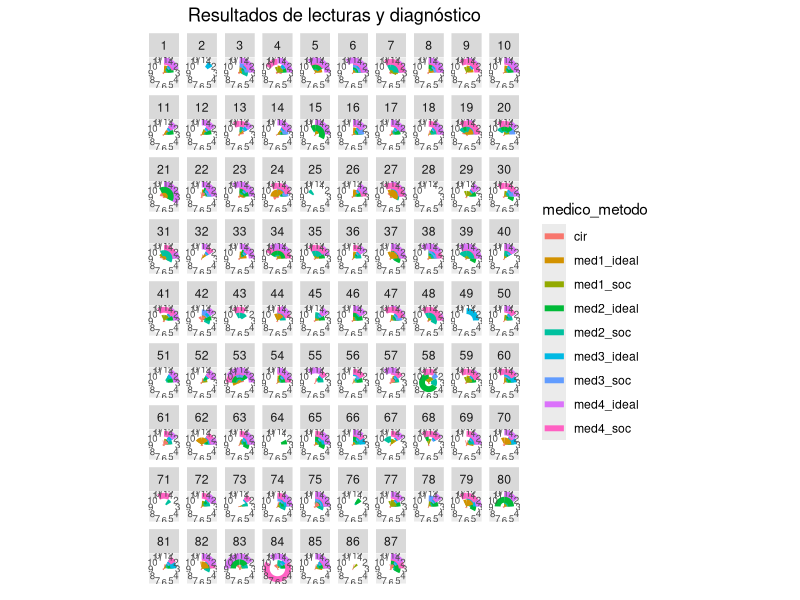

R code for this plot: (Note: this script raises an error after producing the figure.)
library(ggplot2)



pasteles <- read.csv("base_pasteles.csv", na.strings = "#N/A")


ggplot(pasteles, aes(x = pos_hora, y = medico_id, colour = medico_metodo)) +
  scale_x_continuous(limits = c(0,12),
                     breaks = c(0,1,2,3,4,5,6,7,8,9,10,11,12)) +
  scale_y_continuous(limits = c(0,9), 
                     breaks = pasteles$medico_id) +
  geom_segment(aes(xend = ext_hora, ystart = medico_id, yend = medico_id), size = 2) +
  theme(axis.title.x = element_blank(),
        axis.text.x = element_text(size = 7), 
        axis.title.y = element_blank(),
        axis.text.y = element_blank(),
        axis.ticks = element_blank()) +
  ggtitle("Resultados de lecturas y diagnóstico") +
  theme(plot.title = element_text(hjust = 0.5)) +
  coord_polar() +
  facet_wrap(~paciente_id)





# paciente_id = paciente_id
# medico_tipo = medico_metodo
# medico_tipo_id = medico_id
# pos_hora = pos_hora
# ext_hora = ext_hora

ggplot(df_3pacientes, aes(x= pos_hora, y = medico_tipo_id, colour = medico_tipo)) +
  scale_x_continuous(limits=c(0,  12), 
                     breaks = c(0,1,2,3,4,5,6,7,8,9,10,11,12)) +
  scale_y_continuous(limits=c(0,9),
                     breaks = df_3pacientes$medico_tipo_id) +
  geom_segment(aes(xend = ext_hora, ystart = medico_tipo_id, yend = medico_tipo_id), size = 2) + 
  coord_polar() + 
  facet_wrap(~paciente_id) 



